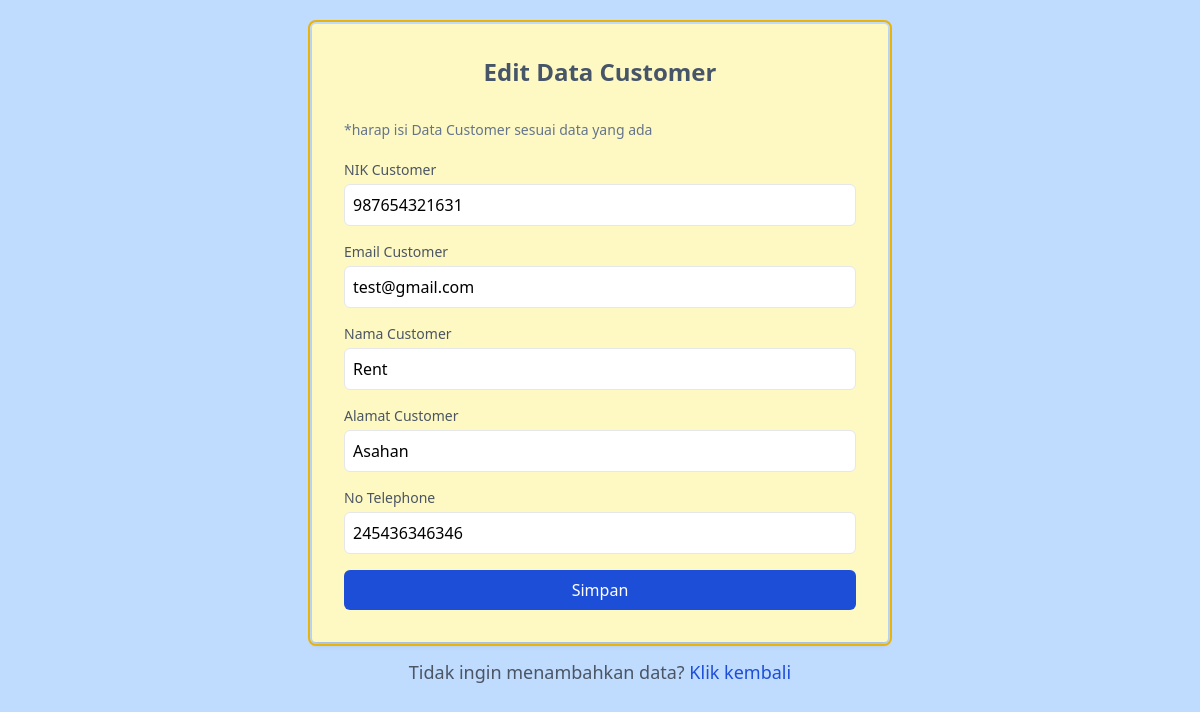
Page /admin/build/pages/function/editcustomer.php?id=122094 on the committed database.
### tables this page shows
CREATE TABLE IF NOT EXISTS `user` (
  `user_id` int NOT NULL DEFAULT '0',
  `nik` varchar(20) DEFAULT NULL,
  `email` varchar(100) NOT NULL,
  `nama` varchar(100) NOT NULL,
  `alamat` varchar(255) NOT NULL,
  `no_telepon` varchar(20) NOT NULL,
  PRIMARY KEY (`user_id`)
);

### admin/build/pages/function/editcustomer.php (the view, shortened to what this page needs)
<?php
require "koneksi.php";
$user_id = $_GET["id"];
$sql = "SELECT * FROM user WHERE user_id = '$user_id'";
$hasil = $conn->query($sql);
?>
<!DOCTYPE html>
<html lang="en">
<head>
    <script src="https://cdn.tailwindcss.com"></script>
</head>
<body class="bg-blue-200 p-6">
        <?php while ($cst = $hasil->fetch_assoc()) { ?>
        <div class="max-w-xl mx-auto  rounded p-8 shadow-md outline outline-2  outline-offset-2 outline-yellow-500 bg-yellow-100">
            <h2 class="text-2xl font-bold mb-8 text-slate-600 text-center ">Edit Data Customer</h2>
            <h6 class="mb-5 text-sm text-slate-500 ">*harap isi Data Customer sesuai data yang ada</h6>
            <form action="" method="post" class="space-y-4 ">
                <div>
                    <label for="nik" class="block text-sm font-medium text-gray-600">NIK Customer</label>
                    <input type="text" id="nik" name="nik" class="mt-1 p-2 w-full border rounded-md "  value="<?php echo $cst['nik']; ?>">
                </div>
            <div>
                <label for="email" class="block text-sm font-medium text-gray-600">Email Customer</label>
                <input type="text" id="email" name="email"
                    class="mt-1 p-2 w-full border rounded-md" value="<?php echo $cst['email']; ?>" required>
            </div>
            <div>
                <label for="nama" class="block text-sm font-medium text-gray-600">Nama Customer</label>
                <input type="text" id="nama" name="nama" class="mt-1 p-2 w-full border rounded-md" value="<?php echo $cst['nama']; ?>"
                    required>
            </div>
            <div>
                <label for="alamat" class="block text-sm font-medium text-gray-600">Alamat Customer</label>
                <input type="text" id="alamat_customer" name="alamat" class="mt-1 p-2 w-full border rounded-md" value="<?php echo $cst['alamat']; ?>"
                    required>
            </div>
            <div>
                <label for="no_telepon" class="block text-sm font-medium text-gray-600">No Telephone</label>
                <input type="text" id="no_teleponr" name="no_telepon" class="mt-1 p-2 w-full border rounded-md" value="<?php echo $cst['no_telepon']; ?>" required>
            </div>
                <div>
                    <button type="submit" name="ubah" class="w-full bg-blue-700 text-white p-2 rounded-md hover:bg-blue-300">Simpan</button>
                </div>
            </form>
        </div>
        <p class="mt-4 text-lg text-gray-600 text-center">Tidak ingin menambahkan data? <a href="../datacustomer.php" class="text-blue-700 no-underline hover:underline">Klik kembali</a></p>
</body>
<?php
    }
?>
</html>

### rows in the picture
user: nik "987654321631", email "test@gmail.com", nama "Rent", alamat "Asahan", no_telepon "245436346346"
